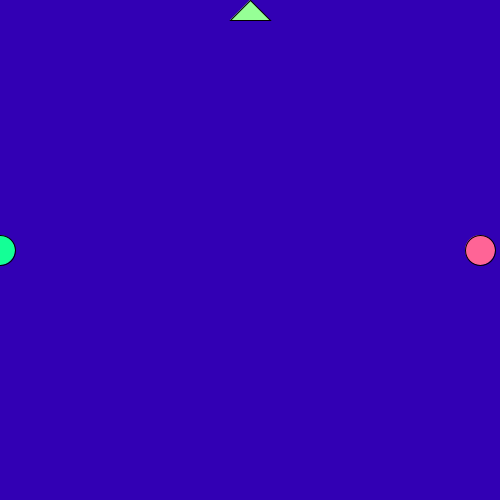
Frame 1 (no input)
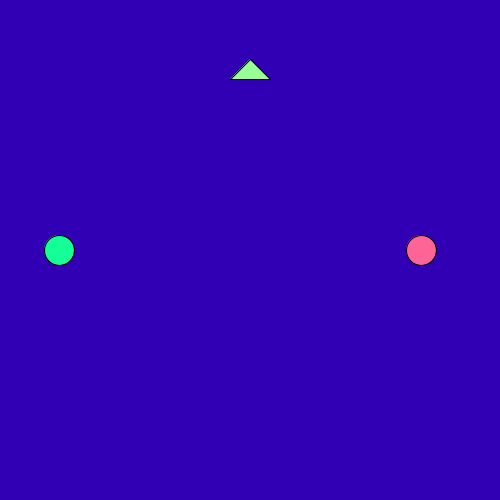
Frame 60 (the mouse pressed at the canvas centre just before this capture)
Frame 120 (the mouse held since frame 60 and released just before this capture): identical to frame 60, image omitted

The Processing sketch that drew these frames (run headless with seeded random() and noise(); from frame 60 on, the mouse is pressed at the canvas centre):

// Processing sketch: processing_89147
// ── processing_89147.pde

int x = 0;
int x1 = 250;

int y = 250;
int y1 = 0;
int y2 = 250;
int speedX = 1;
int speedX2 = -1;

int w = 30;
int h = 30;
int x2 = 480 ;
void setup ()
{
  size (500, 500);
}

void draw ()
{
  //functions in the void draw, with if statement to stop them moving
   if (((mouseX > width/2 +10) || (mouseX < width/2 -10)) && ((mouseY > height/2 +10) ||( mouseY < height/2 -10)))
  {
  background (50, 0, 180);
  goCollision1(20, 80, 200);
  goCollision2(60,100,280);
  goCollision3(0,70,150);
  }
 // here are the three functions that draw shapes and move them toward the centre
}
void goCollision1(int r, int g, int b)
{
  fill ( r, 255, 150);
  ellipse (x, y, w, h);
  x = x + speedX;
}
void goCollision2(int r, int g, int b)
{
fill (255, g, 150);
ellipse (x2, y2, w, h);
x2 = x2 + speedX2;
}
void goCollision3(int r, int g, int b)
{
fill(150, 255, b);
triangle ( x1, y1, x1 + 20, y1 +20, x1 - 20, y1 +20);
y1 = y1 + speedX;
}
